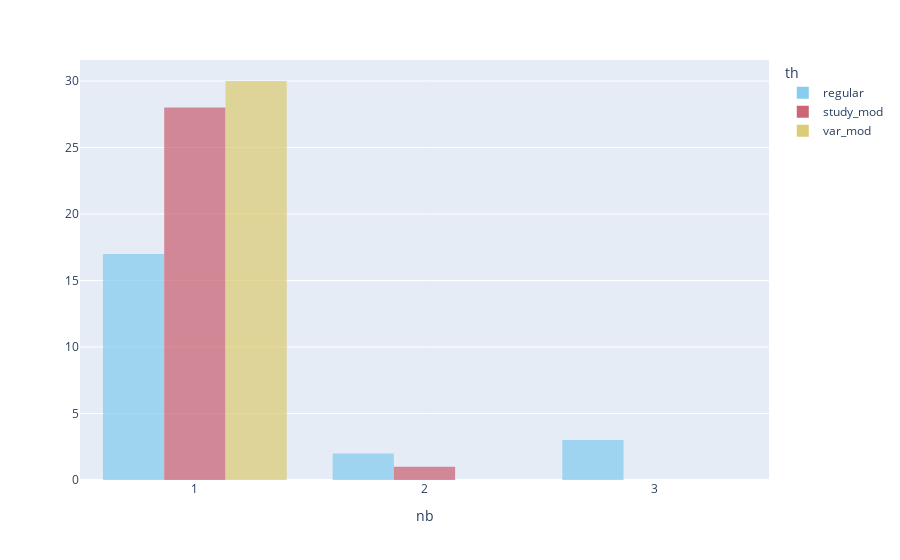

Notebook cell for this chart:
### Code cell
df_hist = pd.DataFrame(columns=["th", "nb"])
for th in TEMPLATES_VAR.keys():
    vals = human_h[human_h.th == th].groupby(TEMPLATES_VAR[th]).agg({"user_id": "nunique"}).user_id.values
    curr_df = pd.DataFrame({"th": th, "nb": vals}, columns=["th", "nb"])
    df_hist = pd.concat([df_hist, curr_df])

color_palette = px.colors.qualitative.Safe
fig = px.histogram(df_hist, x="nb", histnorm="", nbins=human_h.user_id.unique().shape[0], color="th",
                   color_discrete_sequence=color_palette, opacity=0.75)
fig.update_layout(barmode='group')
fig.write_image("../visualisations/user_studies_common_h.pdf", format='pdf')
fig.show()

### Figure 1 — Plotly figure (JSON) as saved in the notebook; plotly's stock layout.template omitted (floating-point values rounded to 4 significant figures)
{"data": [{"alignmentgroup": "True", "bingroup": "x", "histnorm": "", "hovertemplate": "th=regular<br>nb=%{x}<br>=%{y}<extra></extra>", "legendgroup": "regular", "marker": {"color": "rgb(136, 204, 238)", "opacity": 0.75, "pattern": {"shape": ""}}, "name": "regular", "nbinsx": 3, "offsetgroup": "regular", "orientation": "v", "showlegend": true, "type": "histogram", "x": [2, 1, 1, 1, 3, 1, 1, 1, 1, 1, 1, 1, 1, 3, 1, 3, 1, 1, 1, 2, 1, 1], "xaxis": "x", "yaxis": "y"}, {"alignmentgroup": "True", "bingroup": "x", "histnorm": "", "hovertemplate": "th=study_mod<br>nb=%{x}<br>=%{y}<extra></extra>", "legendgroup": "study_mod", "marker": {"color": "rgb(204, 102, 119)", "opacity": 0.75, "pattern": {"shape": ""}}, "name": "study_mod", "nbinsx": 3, "offsetgroup": "study_mod", "orientation": "v", "showlegend": true, "type": "histogram", "x": [1, 1, 1, 1, 1, 1, 1, 1, 1, 1, 1, 1, 1, 1, 1, 1, 1, 1, 1, 1, 1, 1, 1, 1, 2, 1, 1, 1, 1], "xaxis": "x", "yaxis": "y"}, {"alignmentgroup": "True", "bingroup": "x", "histnorm": "", "hovertemplate": "th=var_mod<br>nb=%{x}<br>=%{y}<extra></extra>", "legendgroup": "var_mod", "marker": {"color": "rgb(221, 204, 119)", "opacity": 0.75, "pattern": {"shape": ""}}, "name": "var_mod", "nbinsx": 3, "offsetgroup": "var_mod", "orientation": "v", "showlegend": true, "type": "histogram", "x": [1, 1, 1, 1, 1, 1, 1, 1, 1, 1, 1, 1, 1, 1, 1, 1, 1, 1, 1, 1, 1, 1, 1, 1, 1, 1, 1, 1, 1, 1], "xaxis": "x", "yaxis": "y"}], "layout": {"barmode": "group", "legend": {"title": {"text": "th"}, "tracegroupgap": 0}, "margin": {"t": 60}, "xaxis": {"anchor": "y", "domain": [0, 1], "title": {"text": "nb"}}, "yaxis": {"anchor": "x", "domain": [0, 1], "title": {"text": ""}}}}
